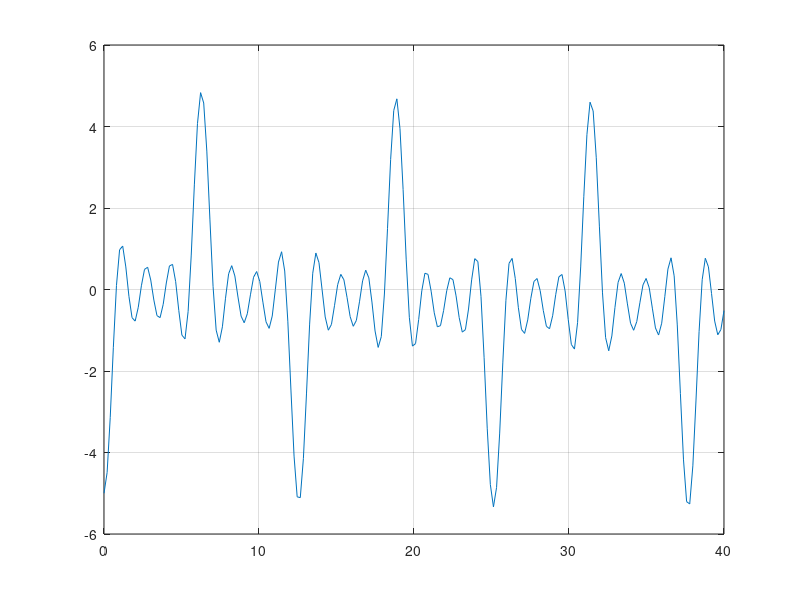
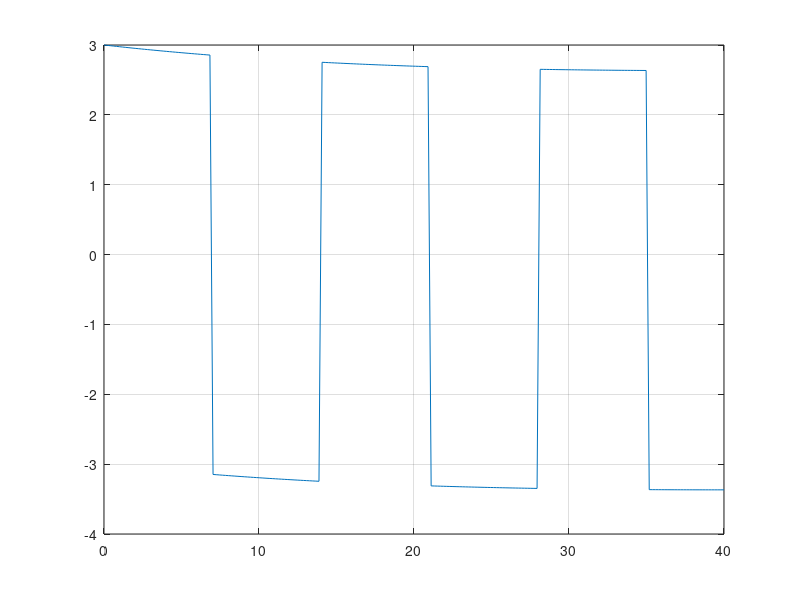

Source code (MATLAB) for these figures, in order: (Note: this script raises an error after producing the figures.)
%% Robust Kalman-Bucy Filter
% Article author: Jemin George
% ENPM667 - Controls
% Students in team: Jason Chen and Venkata Charan Sai Palagdugu

%% Common Variables
A = [0, 0, -1, 0; ...
    0, 0, 0, -2; ...
    2.3, 1.3, -8.5, -1.62; ...
    1.78, 2.03, -1.02, -9.5];

C = [4.3, 0, -2.31,  0; ...
    0, -2.4 , 0, 1.54; ...
    3.64,  2.74, 0, 0; ...
    0, 2.42, 1.12, 4.34];

Am = [0, 0, -1, 0; ...
    0, 0, 0, -2; ...
    .3, .13, -4.24, .2; ...
    -.4, .53, .42, -5.43];

Cm = [.43, 0, -.231, 0; ...
    0, -2.4, 0, 1.54; ...
    .95, 1.7, 0, 0; ...
    0, 0, 1.3, .43];

% 6x6 matrix
F = [[Am, zeros(4,2)];
    [zeros(2,4), -eye(2,2)]];
    
% 4x6 matrix
H = [Cm,  [zeros(2,2); eye(2,2)]];
Gm= [eye(2,2); 
    zeros(2,4).'];
X01 = [1; -2; 5; 0]*ones(1,4);
X02 = [1; -2; 5; 0];
Xm0 = zeros(4,1);

Q = [0.25, 0; 0, 0.35];

% We have to modify the input values a little to make the Ricatti equation
% function accurately:
GQG = Gm*Q*Gm.';

% the time span used in the paper:
tv = linspace(0,40,200).'; 

%% Simulation of Inputs and Noise
close all
W1 = -5*diric(tv,8) - (tv/40).*exp(-tv/40);
W2 = 3*square(tv*2*pi/14,50) - (tv/40).*exp(-tv/40);
figure;
plot(tv,W1);
grid on;
figure;
plot(tv,W2);
grid on;
R = eye(4,4)*1E-4;
% we have to modify the input values a little to make the Ricatti equation
% work correctly:
[P1,K1,~] = icare(F.',H.',GQG,R,[],[],[]); % RICATTI EQUATION BABYYYYYY
K1 = K1.'
% K1_1 = P1*H.'*inv(R);
% K1 found in both ways are pretty much the same, but for the former
% option, we need to tranpose the matrix using .' then it is the exact same.

%% Matrix Inquality Derivation
close all
S = ones(6,6); % S is positive-definite matrix, but we do not know the values
setlmis([]); % begin setting up linear matrix inequalities
FKH = (F - K1*H); % crucial term, often reused!
E = [zeros(2,4); eye(4,4)]; % 6x4 matrix
X_ = lmivar(2,[6,6]); % 6x4 matrix
A_ = lmivar(2,[6,4]); % 6x4 matrix
% the 's' flag indicates symmetry, this is the only way that this LMI can
% be feasible even though it is not accurate
lmiterm([1 1 1 X_], FKH.', 1); % top left term (1,1), not accurate, but allows for feasibility
lmiterm([1 1 1 0], S); % top left   term (1,1)
lmiterm([1 1 1 X_], 1, FKH); % top left  term (1,1)
lmiterm([1 1 2 X_ ], 1, 1); % top right term (1,1)
lmiterm([1 1 2 -A_], -H.', 1); % top right term (1,1)
% lmiterm([1 2 1 -X_], 1, 1); % bottom left term (1,1)
% lmiterm([1 2 1 A_], -1, H); % bottom left term (1,1)
lmiterm([-1 2 2 0],0); % bottom right term (1,1), not necessary since
% MATLAB defaults to 0 anyways
lmis = getlmis();
[tmin,xfeas] = feasp(lmis);
aX_ = dec2mat(lmis,xfeas,X_) % 4x6 matrix
aA_ = dec2mat(lmis,xfeas,A_) % 4x6 matrix

%% Error Estimation 
close all
disp("==================== Complete! ============================")
% In this case, A = Am, so this cancels out into a zero matrix
dA = zeros(4);
dC = zeros(4);
psi = [dA; dC*(Am + eye(4,4) + dA)]; % 8x4 matrix
% New equation is adE = aF*aE + g*aB
% new state variables are aZmt, aZt, and aXt
% expanded noise is given by aB = -[dVt, dBt]
% We are looking to solve for matrix P a.k.a. covariances matrix

% 99% sure these values are correct, results in no errors, but I had to change a
% few things in the paper to make it work...
n = 4; 
m = 2;

% g is a 16x6 matrix
g = [-K1,                Gm;         % this row is a 6x6 matrix 
        zeros(n,m),  eye(n,n); % this row is a 4x6 matrix
        -K1,               Gm];        % this row is a 6x6 matrix
% aA_2 = [-16.0721, -0.5073, 0.1358, 8.0142; ...
%                 0.0098, 7.7899, 0.5412, 2.0673; ...
%                 -6.0882, 3.3429, 12.1134, 10.7137;...
%                 16.5996, -8.6149, -10.7137, 35.6611];

% 99% sure this is 16x6 matrix
aE = eye(16,6); % variable containing the new state variables

omg = [eye(n+m,n+m), zeros(n+m,n), eye(n+m,n+m)]; %this row is 6x16

% J should be a 6x6 matrix if the other matrices are true-to-size
J = norm(aA_*H*omg*aE)^(-3) * ...
    (-(aA_*H*omg*aE).'*aA_*H*omg*aE*eye(n+m) + ...
    aA_*H*omg*aE*(aA_*H*omg*aE).')*aA_*H;

% aF is a x matrix
col1 = [0*(FKH + J); zeros(n+m,n+m); zeros(n+m,n+m)]; % this is a 18x6 matrix

col2 = [psi; A; zeros(m+n,n)]; % this is a 18x4 matrix

col3 = [-J; zeros(m+n, m+n); FKH]; % this is a 18x6 matrix

aF = [col1, col2, col3]; % this is a 18x16 matrix
aF = aF(1:16,:);
% pad our matrices (the paper is very vague on this point)
aX0 = zeros(16);
aQ = zeros(6);
aX0(7:10,7:10) = X01;
for i = 1:3
%     aX0(i*6-5:i*6-2,i*6-5:i*6-2) = X01;
    aQ(i*2-1:i*2,i*2-1:i*2) = Q;
end
% aF = [0*(FKH + J),        psi,             
% -J;                % this row is 6x6, 8x4, 6x6
%     zeros(n+m,n+m),      A,                zeros(n+m,n+m);  % this row is 6x6, 4x4, 6x6
%     zeros(n+m,n+m)            zeros(n,n), FKH];           % this row is 6x6  4x4  6x6

% The covariance of the robust state estimate is given by the (n+m)×(n+m) upper left
% block of the matrix --> from the paper
% Solve for dPE = aF*PE + PF.' + g*Q*g.'
[T, P] = RiccatiODE(aF.', zeros(16,1), g*aQ*g.',0, aX0, [0 4]); % NO DISTURBANCE
% [T, P] = RiccatiODE(A, zeros(4,1), Gm*Q*Gm.', 0, [X01, zeros(4,2); zeros(2,6)], tv);

% Finding and plotting the covariance, which determines how effective a
% filter matrix is
Pcov = zeros(6, 6, size(T, 1));
for i = 1:length(T)
    Pcov(:, :, i) = P(1:6, 1:6, i);
end
figure;
for i = 1:4
    plot(T,reshape(Pcov(i,i,:), [size(T,1),1]));
    hold on;
end
xlim([2.2, 2.5])
ylim([-10,1E100])
legend('x1','x2','x3','x4');
xlabel('time (sec)');
ylabel('Estimation Error/Covariance');
hold off;
y = zeros(size(T,1),1);
for i = 1:10:1000
    y(i) = norm(Pcov(1:4,:,i));
end
figure;
plot(T,y)
% [T, P] = ode45(RiccatiSimple(Am, Gm*Q*Gm.'), tv, [X02; 0; 0]);

%% Simulation w/ Disturbance
dA = A - Am;
dC = C - Cm;
psi = [dA; dC*(Am + eye(4,4) + dA)]; % 8x4 matrix
% aF is a x matrix
col1 = [0*(FKH + J); zeros(n+m,n+m); zeros(n+m,n+m)]; % this is a 18x6 matrix
col2 = [psi; A; zeros(m+n,n)]; % this is a 18x4 matrix
col3 = [-J; zeros(m+n, m+n); FKH]; % this is a 18x6 matrix
aF = [col1, col2, col3]; % this is a 18x16 matrix
aF = aF(1:16,:);
[T, P] = RiccatiODE(aF.', [zeros(2); ones(2); zeros(12,2)], g*aQ*g.',0, aX0, [0 4]); % YES DISTURBANCE
Pcov = zeros(6, 6, size(T, 1));
for i = 1:length(T)
    Pcov(:, :, i) = P(1:6, 1:6, i);
end
figure;
for i = 1:4
    plot(T,reshape(Pcov(i,i,:), [size(T,1),1]));
    hold on;
end
xlim([2.2, 2.5])
ylim([-10,1E100])
legend('x1','x2','x3','x4');
xlabel('time (sec)');
ylabel('Estimation Error/Covariance');
hold off;
y = zeros(size(T,1),1);
for i = 1:10:1000
    y(i) = norm(Pcov(1:4,:,i));
end
figure;
plot(T,y)
%% Robust Error Dynamics Estimator (failed)
% sys2_1 = ss(Am,B1,Cm,D1);
% figure
% step(sys2_1)
% Udist = randn(4,size(tv,2));
% Unoise = randn(size(tv));
% U = 0*tv;
% augM = ones(1,200);
% [y, t] =  lsim(sys2_1, augM, tv);
% figure(3)
% plot(t, y)
% 
% %% Simulation I Cont'd
% FKH = F-K1.'*H*Zmt;
% 
% % Equation 22
% for i = tv
%     z = ones(6,1)*tv;
%     Zmt = FKH*z - K1*zeros(6,1) + Gm*zeros(6,1); % disturbance 
% 
% end
% 
% % Equation 25
% Error = (F-K1*H) + gam1 - nt -K*dV_dt + G*dB_dt;
% sysK = ss(Am-K1*Cm, [B K1], eye(4), 0*[B K1]);
% figure;
% step(sysK);

%% Local function of the Ricatti ODE
function dPdt = RiccatiSimple(A, Q)
dPdt =@(t,P) A.'*P + P*A + Q; % Set up the Ricatti ODE form
end

%% Function to solve Ricatti ODE
% REQUIRES THE IVP Solver MATLAB TOOLBOX
function [t,P] = RiccatiODE(A,B,Q,R,X0,T)
n = size(B,1); % obtain sizes to use with the IVP toolbox functions
dPdt = @(t,P) A.'*P + P*A + Q;
% (P*B)/R*(B.'*P)
% converts matrix ODE into vector ODE
dydt = mat2vec_ODE(dPdt,n);
% converts initial condition from matrix to vector
X0 = mat2vec_IC(X0);
% solves Riccati ODE
[t,P2] = ode45(dydt,T,X0);
% transforms solution vector into solution matrix
P = vec2mat_sol(P2,n);
t = flipud(t);
end